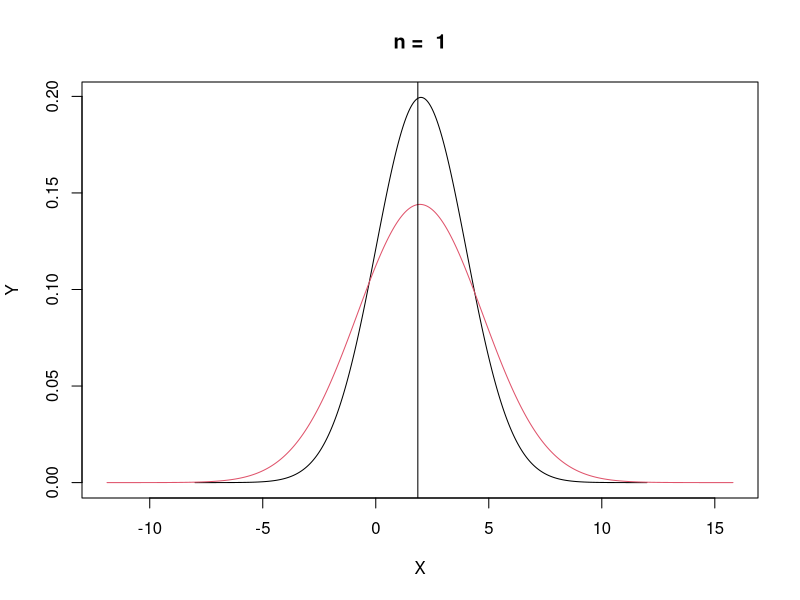
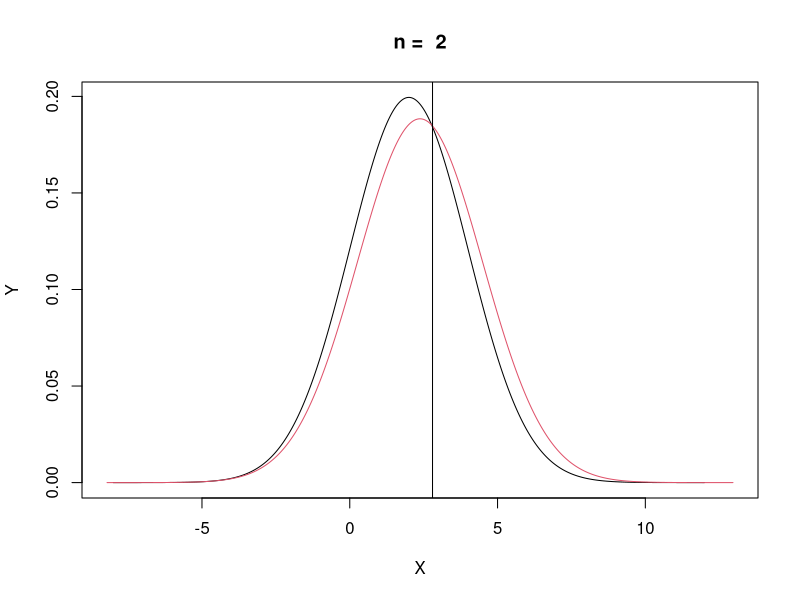
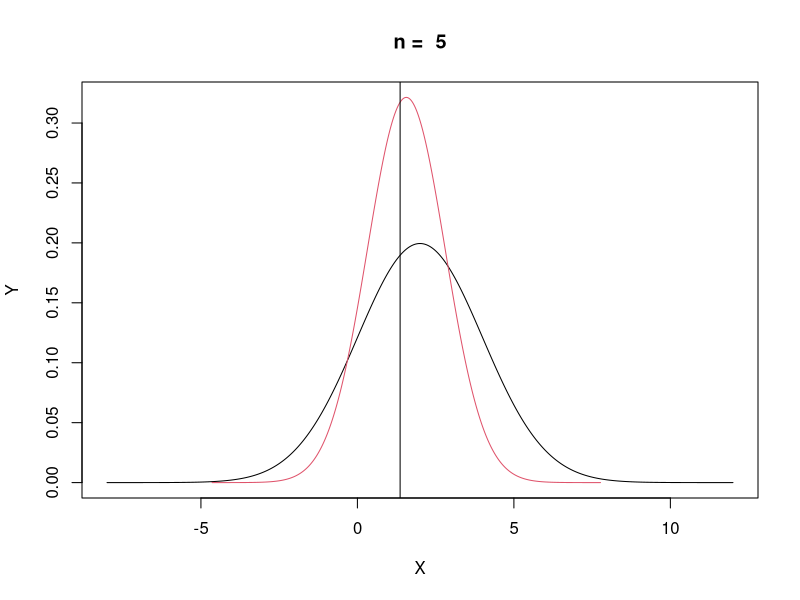
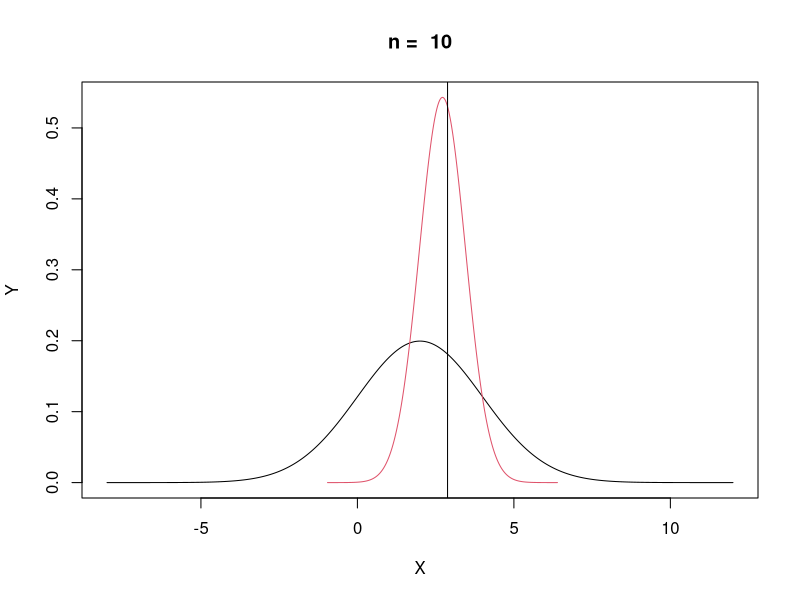
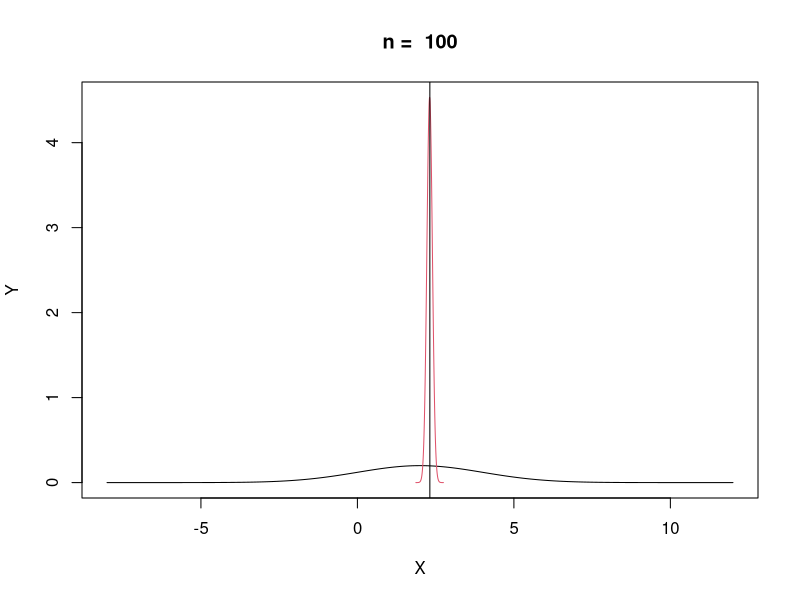
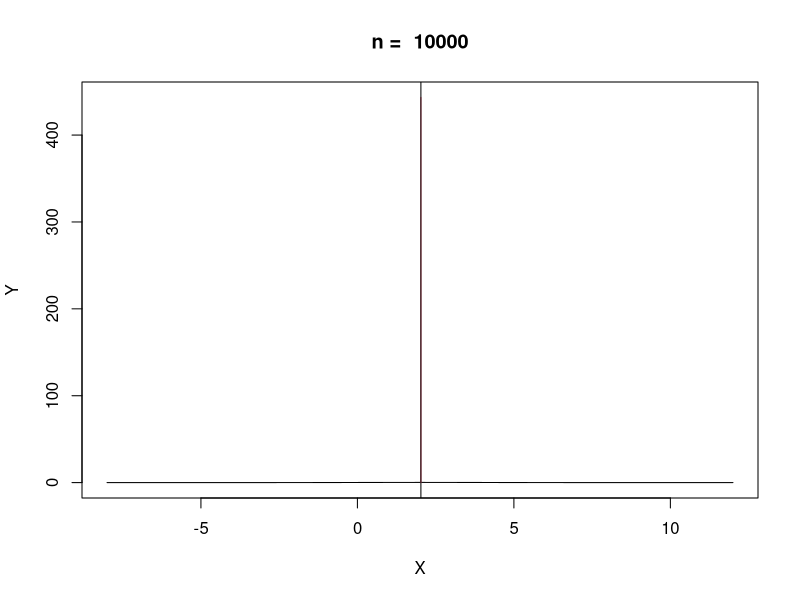
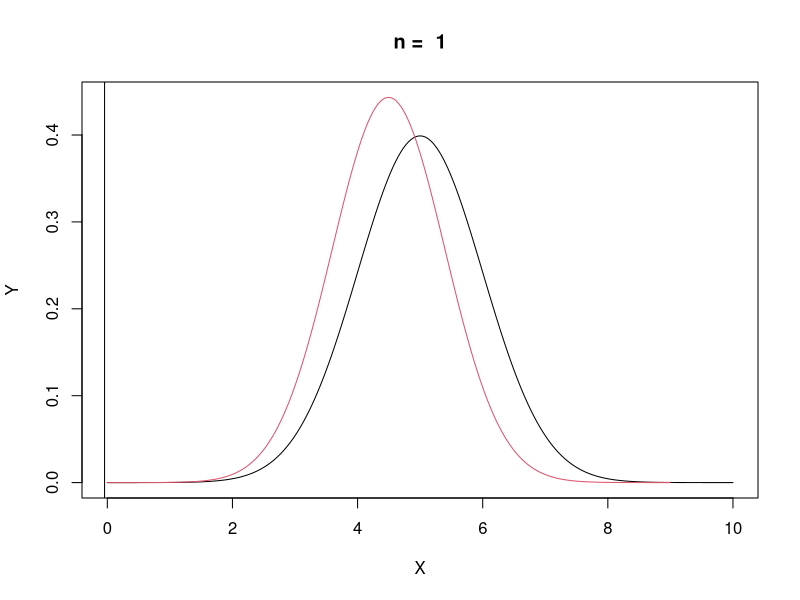
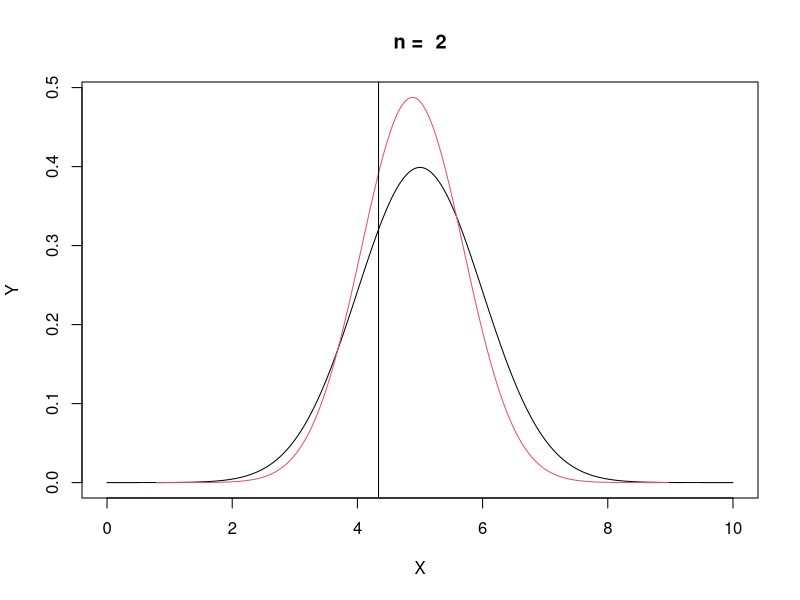

Write the R code that produced these figures, in order.
## ---- chunk 1
knitr::opts_chunk$set(
  message = FALSE,
  warning = FALSE,
  error = FALSE, 
  echo = FALSE, 
  collapse = TRUE,
  comment = "#",
  fig.height = 3,
  fig.width = 3,
  fig.align = "center",
  cache = FALSE
)
library(knitr)
## ---- chunk 2
set.seed(1986)
theta <- 2
sigma_0   <- 3

alln <- c(1, 2, 5, 10, 100, 10000)
for(case in c(1, 2)){
  if(case == 1){
    prior_mu <- 2
    prior_tau <- 2
  }else if(case == 2){
    prior_mu <- 5
    prior_tau <- 1
  }
  
  for(n in alln){
    x <- rnorm(n, mean = theta, sd= sigma_0)
    x_bar <- mean(x)
    
    a <- (n * x_bar)/sigma_0^2 + prior_mu/prior_tau^2
    b <- n/sigma_0^2 + 1/prior_tau^2
    
    post_mu <- a/b
    print(post_mu)
    post_sigma <- 1/(n/sigma_0^2 + 1/prior_tau^2)
    
    xx <- seq(-5, 5, by = 0.001)
    xx_prior <- xx * prior_tau + prior_mu
    xx_post <-  xx * post_sigma + post_mu
    
    Y <- cbind(dnorm(xx_prior, mean = prior_mu, sd= prior_tau), dnorm(xx_post, mean = post_mu, sd = post_sigma))
    X <- cbind(xx_prior, xx_post)
    matplot(X, Y, type = 'l', lty = 1, main = paste("n = ", n))
    abline(v = x_bar, lty = 1)
  }
}

## ---- chunk 3
theta <- seq(0, 1, .01)
dens <- theta^3 * (1-theta)^13 + 10 * theta^4 * (1-theta)^12 + 45 * theta^5 * (1-theta)^11
plot (theta, dens, ylim=c(0,1.1*max(dens)), type="l", xlab="theta", ylab="", xaxs="i",yaxs="i", yaxt="n", bty="n", cex=2)
## ---- chunk 4
theta <- seq(0,1,.001)
dens <- dbeta(theta,1,.67)
plot (theta, dens, xlim=c(0,1), ylim=c(0,3),
      type="l", xlab="theta", ylab="", xaxs="i",
      yaxs="i", yaxt="n", bty="n", cex=2)
lines (c(1,1),c(0,3),col=0)
lines (c(1,1),c(0,3),lty=3)
## ---- chunk 5
theta <- seq(0,1,.001)
dens <- dbeta(theta,651,350.67)
cond <- dens/max(dens) > 0.001
plot (theta[cond], dens[cond],
      type="l", xlab="theta", ylab="", xaxs="i",
      yaxs="i", yaxt="n", bty="n", cex=2)
## ---- chunk 6
n <- 100
x <- rnorm(n)
y <- 2*x + rnorm(n)
out <- lm(y ~ x)

DT <- data.frame(c(0, 1, 2, 3, 4), c(109, 65, 22, 3, 1))
colnames(DT) <- c("x = # Deaths", "Number of Corp-Years with x Fatalities")

library(knitr)
kable(DT)
## ---- chunk 7
n <- 200
DT <- data.frame(c(0, 1, 2, 3, 4), c(109, 65, 22, 3, 1))
xbar <- sum(DT[, 1] * DT[, 2])/n

x <- seq(0, 2, by = 0.01)

for(case in c(1, 2, 3, 4)){
  if(case == 1){
    alpha <- beta <- 0.5 
  }else if(case == 2){
    alpha <- beta <- 1
  }else if(case == 3){
    alpha <- beta <- 10
  }else if(case == 4){
    alpha <- beta <- 100
  }
  
  dens <- dgamma(x, shape = alpha, rate = beta)
  
  alpha_posterior <- alpha + n * xbar
  beta_posterior <- beta + n
  dens_posterior <- dgamma(x, shape = alpha_posterior, rate = beta_posterior)
  
  matplot(x, cbind(dens, dens_posterior), lty = 1, type = 'l', ylab = "Density", xlab = "theta")
  abline(v = xbar)
  
}
